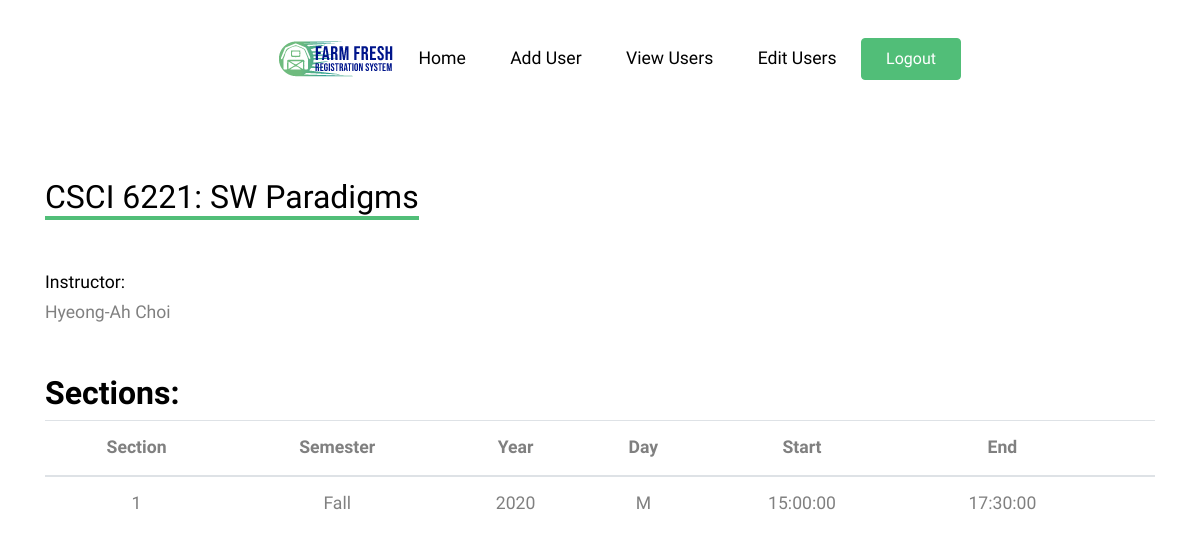
The page /course.php?cno=6221 (signed in) on the database its author committed.
### tables this page shows
CREATE TABLE catalog(
c_id int AUTO_INCREMENT,
department varchar(20) NOT NULL,
c_no int NOT NULL,
title varchar(30) NOT NULL,
credits int NOT NULL,
primary key (c_id)
);

CREATE TABLE faculty(
f_id int NOT NULL,
fname varchar(20) NOT NULL,
lname varchar(20) NOT NULL,
addr varchar(50) NOT NULL,
email varchar(30) NOT NULL,
dept varchar(4) NOT NULL,
reviewer int(1) NOT NULL,  
primary key (f_id),
foreign key (f_id) references users(id)
);

create table schedule(
crn int AUTO_INCREMENT,
course_id int NOT NULL,
section_no int NOT NULL,
semester varchar(20) NOT NULL,
year YEAR NOT NULL,
day char(1) NOT NULL,
start_time TIME NOT NULL,
end_time TIME NOT NULL,
primary key (crn),
foreign key (course_id) references catalog(c_id)
);

### course.php (the view, shortened to what this page needs)
<!DOCTYPE html>
<html lang="en">
<head>
    <?php
    require_once ('header.php');
    $dbc = mysqli_connect(DB_HOST, DB_USER, DB_PASSWORD, DB_NAME);
    $c_no = $_GET["cno"];
    $cid_query = "SELECT crn FROM schedule s, catalog c WHERE c.c_no=$c_no AND s.course_id=c.c_id";
    $cid = mysqli_fetch_array(mysqli_query($dbc, $cid_query));
    $crn  = $cid['crn'];
    $query = "SELECT * from catalog WHERE c_no=$c_no";
    $results = mysqli_query($dbc, $query);
    $data = mysqli_fetch_array($results);
    $title = $data["title"];
    $dept = $data["department"];
    $instructor_query = "SELECT fname, lname FROM faculty a, courses_taught b WHERE a.f_id=b.f_id AND crn=$crn";
    $instructor_data = mysqli_fetch_array(mysqli_query($dbc, $instructor_query));
    $fname = $instructor_data['fname'];
    $lname = $instructor_data['lname'];
    ?>
</head>
<body data-spy="scroll" data-target=".site-navbar-target" data-offset="300">
    <br><br><br>
    <div class="site-section">
        <div class="container">
            <div class="row">
                <div class="col-lg mx-auto align-self-center">
                        <h2 class="section-title-underline mb-5">
                            <span><?php echo $dept ?> <?php echo $c_no ?>: <?php echo $title ?></span>
                        </h2>
                        <p><strong class="text-black d-block">Instructor:</strong><?php echo $fname ?> <?php echo $lname ?></p><br>
                        <?php
                        $course_query = "SELECT * FROM schedule WHERE crn=$crn";
                        $query_results = mysqli_query($dbc, $course_query);
                            ?>
                            <table class="table">
                                <thead>
                                <h2><strong class="text-black d-block">Sections:</strong></h2>
                            <?php if ($query_results && mysqli_num_rows($query_results) > 0) { ?>
                                    <tr class="text-center">
                                        <th scope="col">Section</th>
                                        <th scope="col">Semester</th>
                                        <th scope="col">Year</th>
                                        <th scope="col">Day</th>
                                        <th scope="col">Start</th>
                                        <th scope="col">End</th>
                                        <th scope="col"></th>
                                    </tr>
                                </thead>
                            <tbody id="course_table">
                            <?php
                            while ($query_results && $row = mysqli_fetch_assoc($query_results)) {
                            ?>
                                <tr class="text-center">
                                <?php
                                $section = $row["section_no"];
                                $semester = $row["semester"];
                                $year = $row["year"];
                                $day = $row["day"];
                                $start = $row["start_time"];
                                $end = $row["end_time"];
                                ?>
                                <td> <?php echo $section?> </td>
                                <td> <?php echo $semester?> </td>
                                <td> <?php echo $year?> </td>
                                <td> <?php echo $day?> </td>
                                <td> <?php echo $start?> </td>
                                <td> <?php echo $end?> </td>
							<?php
							}
                            echo "</tbody>
                            </table>";
                        } else {
                            echo "There are no available sections of this course being offered at this time. Please check again later.";
                        }
                        ?>
                    </div>
            </div>
        </div>
    </div>
</body>
</html>

### css/style.css (style rules this page uses)
body { line-height: 1.7; color: gray; font-weight: 300; font-size: 1.1rem; }
h1, h2, h3, h4, h5, .h1, .h2, .h3, .h4, .h5 { font-family: "Muli", -apple-system, BlinkMacSystemFont, "Segoe UI", Roboto, "Helvetica Neue", Arial, sans-serif, "Apple Color Emoji", "Segoe UI Emoji", "Segoe UI Symbol", "Noto Color Emoji"; }
.text-black { color: #000 !important; }
.site-section { padding: 2.5em 0; }
@media (min-width: 768px) { .site-section { padding: 5em 0; } }
.section-title-underline { color: #000; }
.section-title-underline span { display: inline-block; border-bottom: 4px solid #51be78; }

### rows shown on the page
catalog: department "CSCI", title "SW Paradigms"
faculty: fname "Hyeong-Ah", lname "Choi"
schedule: section_no "1", semester "Fall", year "2020", day "M", start_time "15:00:00", end_time "17:30:00"

### other values the page prints
$c_no "6221"
